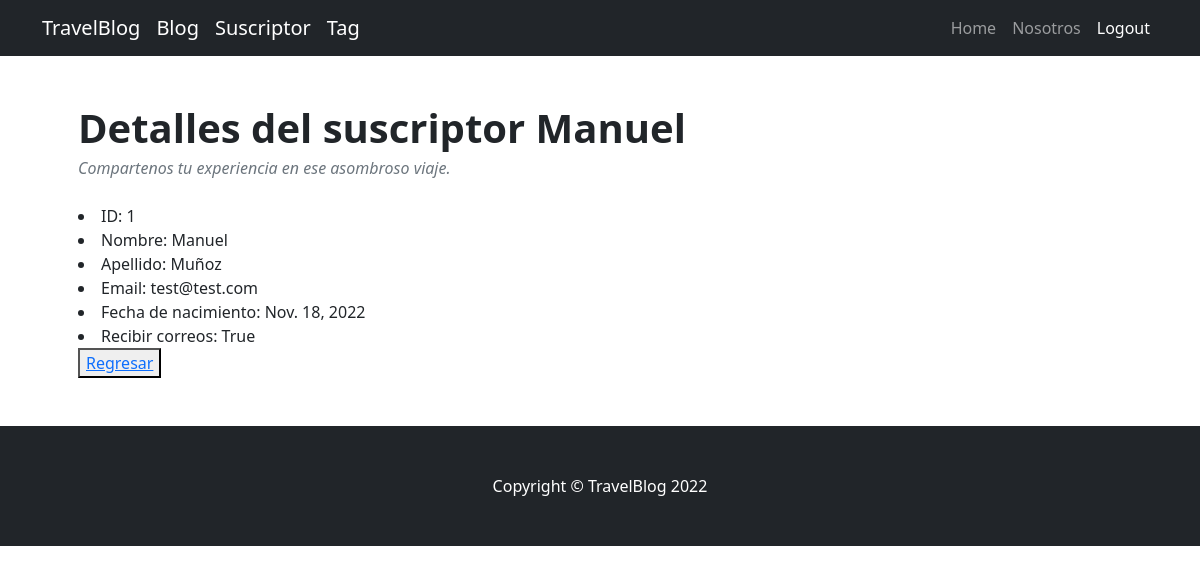
/detail_suscriptor/1 (signed in), run on the app's committed database.
### AppBlog/models.py (models this page shows, shortened)
class Suscriptor(models.Model):
    id_suscriptor = models.AutoField(primary_key=True)
    nombre = models.CharField(max_length=60)
    apellido = models.CharField(max_length=60)
    email = models.EmailField()
    birthday = models.DateField()
    recibir_correos = models.BooleanField()

### AppBlog/views.py (the view)
# urls.py: path('detail_suscriptor/<pk>', SuscriptorDetailView.as_view(), name='Suscriptor_DetailView'),
class SuscriptorDetailView(LoginRequiredMixin,DetailView):
    model = Suscriptor
    template_name = 'AppBlog/suscriptor_detail.html'

### AppBlog/templates/AppBlog/suscriptor_detail.html
{% extends 'base.html' %}
{% load static %}
{% block codigoDinamico %}
<div class="container px-5 my-5">
    <header class="mb-4">
        <h1 class="fw-bolder mb-1">Detalles del suscriptor {{suscriptor.nombre}}</h1>
        <div class="text-muted fst-italic mb-2">Compartenos tu experiencia en ese asombroso viaje.</div>
    </header>
    <li>ID: {{suscriptor.id_suscriptor}} </li>
    <li>Nombre: {{suscriptor.nombre}} </li>
    <li>Apellido: {{suscriptor.apellido}} </li>
    <li>Email: {{suscriptor.email}} </li>
    <li>Fecha de nacimiento: {{suscriptor.birthday}} </li>
    <li>Recibir correos: {{suscriptor.recibir_correos}} </li>
    <button>
        <a href="{% url 'Suscriptor_ListView' %}">Regresar</a>
    </button>
</div>
{%endblock%}

### data on the page
Suscriptor: nombre "Manuel", id_suscriptor "1", apellido "Muñoz", email "test@test.com", birthday "Nov. 18, 2022", recibir_correos "True"
